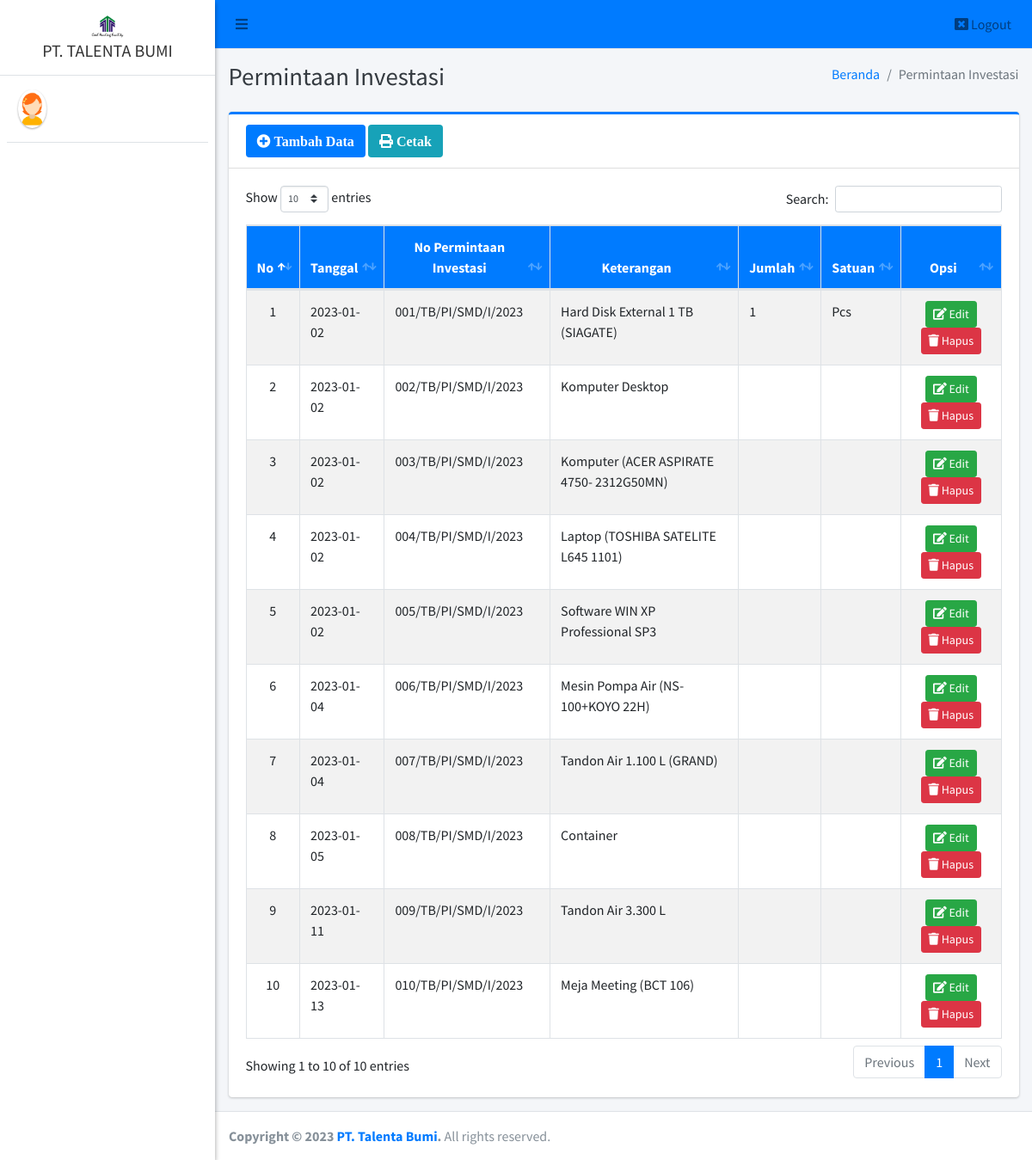
The page /admin/pi/index.php on the database its author committed.
### tables this page shows
CREATE TABLE `pi` (
  `id_pi` int(11) NOT NULL,
  `tanggal_permintaan` date NOT NULL,
  `no_pi` varchar(40) NOT NULL,
  `keterangan` text NOT NULL,
  `jumlah` varchar(20) NOT NULL,
  `satuan` varchar(20) NOT NULL
);

### admin/pi/index.php (the view, shortened to what this page needs)
<?php
require '../../config/koneksi.php';
?>
<!DOCTYPE html>
<html>
<?php
include '../../templates/head.php';
?>
<body class="hold-transition sidebar-mini layout-fixed">
    <div class="wrapper">
        <?php
        include '../../templates/navbar.php';
        ?>
        <?php
        include '../../templates/sidebar.php';
        ?>
        <div class="content-wrapper">
            <div class="content-header">
                <div class="container-fluid">
                    <div class="row mb-2">
                        <div class="col-sm-6">
                            <h1 class="m-0 text-dark">Permintaan Investasi</h1>
                        </div>
                        <div class="col-sm-6">
                            <ol class="breadcrumb float-sm-right">
                                <li class="breadcrumb-item"><a href="#">Beranda</a></li>
                                <li class="breadcrumb-item active">Permintaan Investasi</li>
                            </ol>
                        </div>
                    </div>
                </div>
            </div>
            <section class="content">
                <div class="container-fluid">
                    <div class="row">
                        <div class="col-12">
                            <div class="card card-primary card-outline">
                                <div class="card-header">
                                    <a href="tambah" class="btn bg-primary"><i class="fa fa-plus-circle"> Tambah Data</i></a>
                                    <a ref="#" data-toggle="modal" data-target="#pi" class="btn bg-info"><i class="fa fa-print"> Cetak</i></a>
                                </div>
                                <div class="card-body">
                                    <div class="table-responsive">
                                        <table id="example1" class="table table-bordered table-striped">
                                            <thead class="bg-primary">
                                                <tr align="center">
                                                    <th>No</th>
                                                    <th>Tanggal</th>
                                                    <th>No Permintaan Investasi</th>
                                                    <th>Keterangan</th>
                                                    <th>Jumlah</th>
                                                    <th>Satuan</th>
                                                    <th>Opsi</th>
                                                </tr>
                                            </thead>
                                            <tbody style="background-color: white">
                                                <?php
                                                $no = 1;
                                                $data = $koneksi->query("SELECT * FROM pi ORDER BY id_pi ASC");
                                                while ($row = $data->fetch_array()) {
                                                ?>
                                                    <tr>
                                                        <td align="center"><?= $no++ ?></td>
                                                        <td><?= $row['tanggal_permintaan'] ?></td>
                                                        <td><?= $row['no_pi'] ?></td>
                                                        <td><?= $row['keterangan'] ?></td>
                                                        <td><?= $row['jumlah'] ?></td>
                                                        <td><?= $row['satuan'] ?></td>
                                                        <td align="center">
                                                            <a href="edit?id=<?= $row['id_pi'] ?>" class="btn btn-success btn-sm" title="Edit"><i class="fa fa-edit"></i> Edit</a>
                                                            <a href="hapus?id=<?= $row['id_pi'] ?>" class="btn btn-danger btn-sm alert-hapus" title="Hapus"><i class="fa fa-trash"></i> Hapus</a>
                                                        </td>
                                                    </tr>
                                                <?php } ?>
                                            </tbody>
                                        </table>
                                    </div>
                                </div>
                            </div>
                        </div>
                    </div>
                </div>
            </section>
        </div>
        <?php include_once "../../templates/footer.php"; ?>
    </div>
</body>
</html>

### rows shown on the page
pi: tanggal_permintaan "2023-01-02", no_pi "001/TB/PI/SMD/I/2023", keterangan "Hard Disk External 1 TB (SIAGATE)", jumlah "1", satuan "Pcs"
pi: tanggal_permintaan "2023-01-02", no_pi "002/TB/PI/SMD/I/2023", keterangan "Komputer Desktop"
pi: tanggal_permintaan "2023-01-02", no_pi "003/TB/PI/SMD/I/2023", keterangan "Komputer (ACER ASPIRATE 4750- 2312G50MN)"
pi: tanggal_permintaan "2023-01-02", no_pi "004/TB/PI/SMD/I/2023", keterangan "Laptop (TOSHIBA SATELITE L645 1101)"
pi: tanggal_permintaan "2023-01-02", no_pi "005/TB/PI/SMD/I/2023", keterangan "Software WIN XP Professional SP3"
pi: tanggal_permintaan "2023-01-04", no_pi "006/TB/PI/SMD/I/2023", keterangan "Mesin Pompa Air (NS-100+KOYO 22H)"
pi: tanggal_permintaan "2023-01-04", no_pi "007/TB/PI/SMD/I/2023", keterangan "Tandon Air 1.100 L (GRAND)"
pi: tanggal_permintaan "2023-01-05", no_pi "008/TB/PI/SMD/I/2023", keterangan "Container"
pi: tanggal_permintaan "2023-01-11", no_pi "009/TB/PI/SMD/I/2023", keterangan "Tandon Air 3.300 L"
pi: tanggal_permintaan "2023-01-13", no_pi "010/TB/PI/SMD/I/2023", keterangan "Meja Meeting (BCT 106)"
